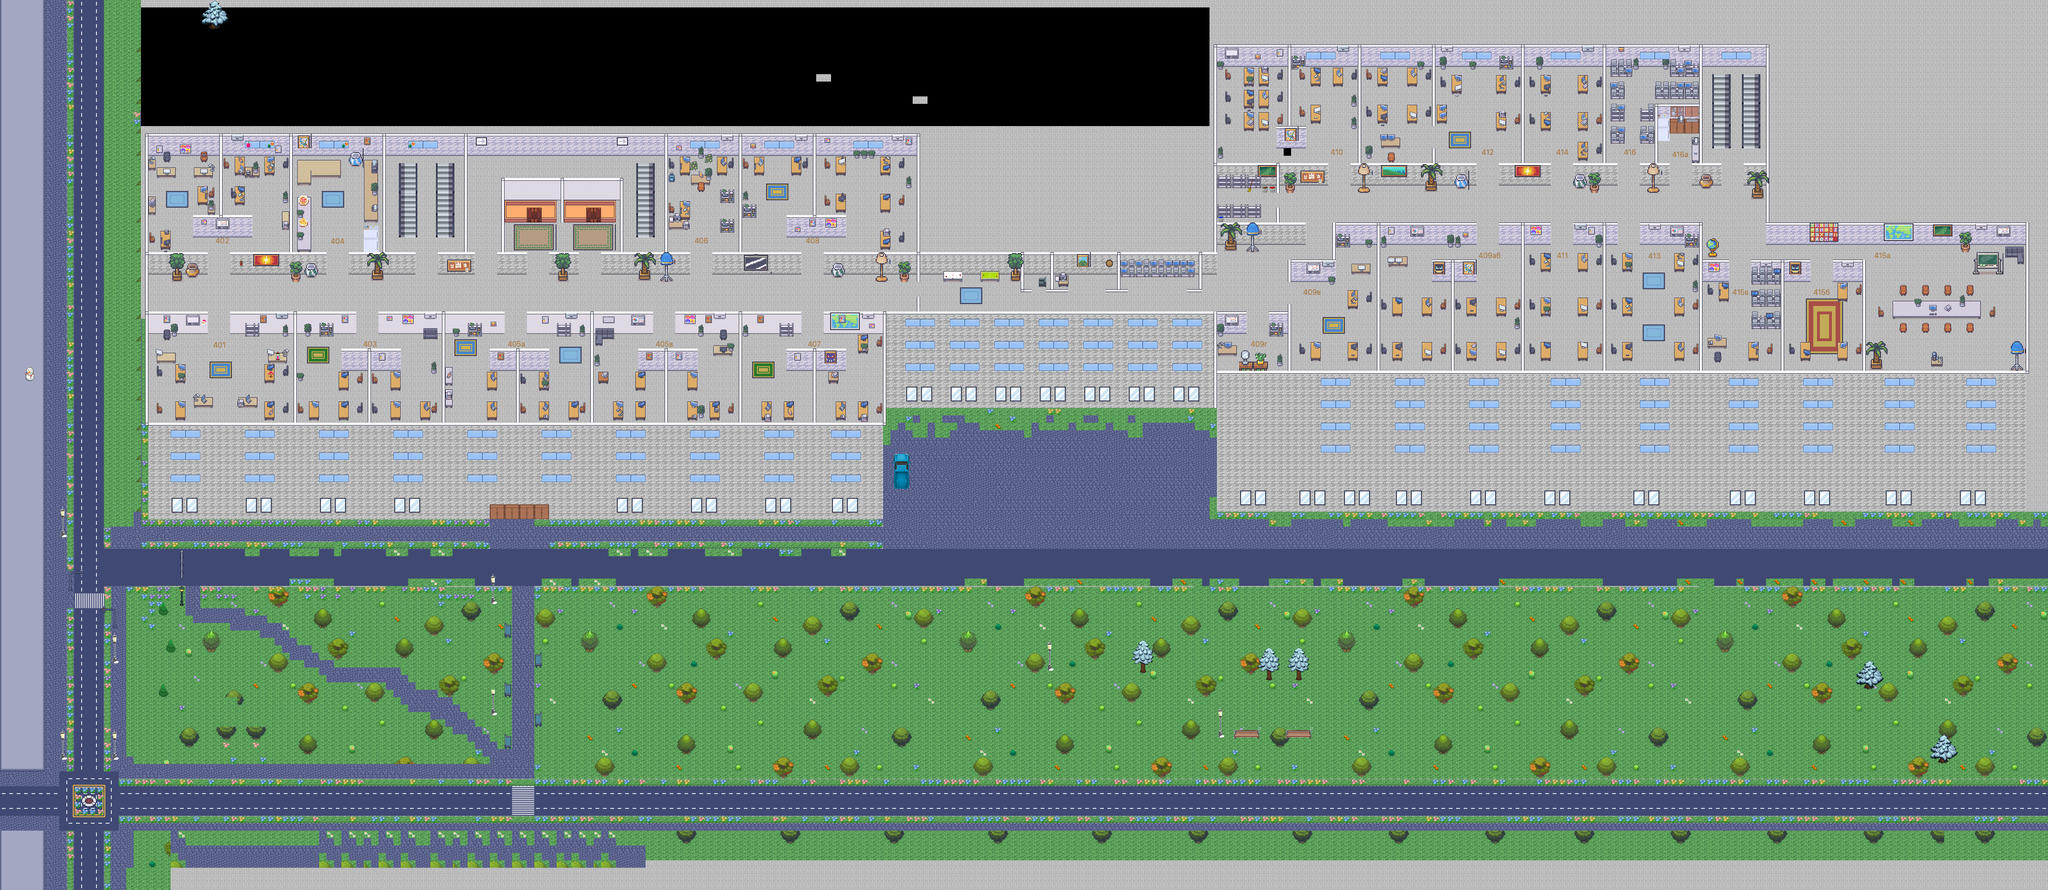

The image is a tile-based game level rendered from a .tmx file. Its description and source (layers, tilesets, objects; grid data summarised) follow:
An orthogonal 276x120 tile map with 16x16 px tiles, 3 tile layers (image, entities, entities_2), 2 tilesets and 561 objects.

<map version="1.9" tiledversion="1.9.2" orientation="orthogonal" renderorder="right-down" width="276" height="120" tilewidth="16" tileheight="16" infinite="0" nextlayerid="25" nextobjectid="661">
    <tileset firstgid="1" name="newbie_map" tilewidth="16" tileheight="16" tilecount="33120" columns="276">
        <image source="newbie/map/newbie_map.png" width="4416" height="1920" />
    </tileset>
    <tileset firstgid="33121" name="entities" tilewidth="16" tileheight="16" tilecount="1887" columns="51">
        <image source="newbie/map/components/entities.png" trans="ff5b00" width="816" height="596" />
    </tileset>
    <layer id="13" name="image" width="276" height="120">
        <data>[33120 cells, 33120 non-empty, 33063 distinct tile ids]</data>
    </layer>
    <layer id="14" name="entities" width="276" height="120">
        <data>[33120 cells, 3055 non-empty, 663 distinct tile ids]</data>
    </layer>
    <layer id="15" name="entities_2" width="276" height="120">
        <data>[33120 cells, 1867 non-empty, 387 distinct tile ids]</data>
    </layer>
    <objectgroup id="16" name="main_door_to_building_obstacle">
        <object id="2" x="1056.13" y="1088.47" width="128.055" height="30.7458" />
    </objectgroup>
    <objectgroup id="17" name="obstacle_elevator_doors">
        <object id="3" x="1136.24" y="448.385" width="31.25" height="30.8989" />
        <object id="6" x="1264.4" y="447.683" width="31.6011" height="31.9522" />
    </objectgroup>
    <objectgroup id="24" name="obstacle_wall">
        <object id="12" x="509.585" y="37.2078">
            <polyline points="0,0 15.3684,25.8837" />
        </object>
        <object id="13" x="433.538" y="0.451333" width="49.9338" height="64.9397" />
        <object id="19" x="-8.76136" y="-4.38068" width="141.825" height="62.4247" />
        <object id="20" x="-8.76136" y="42.1641" width="100.756" height="31.7599" />
        <object id="22" x="-1.64276" y="121.016" width="102.946" height="111.16" />
        <object id="23" x="-0.547585" y="301.659" width="102.946" height="105.744" />
        <object id="25" x="110.353" y="75.9419" width="24.9184" height="21.9519" />
        <object id="27" x="1.77989" y="243.845" width="27.8849" height="26.6983" />
        <object id="28" x="63.4826" y="427.173" width="31.4447" height="25.5117" />
        <object id="29" x="-17.2056" y="477.603" width="78.315" height="109.166" />
        <object id="30" x="-12.4592" y="455.651" width="49.8368" height="27.8849" />
        <object id="31" x="58.7363" y="503.708" width="49.8368" height="67.0424" />
        <object id="32" x="124.592" y="599.822" width="28.4782" height="27.8849" />
        <object id="33" x="303.174" y="287.155" width="1679.62" height="47.4637" />
        <object id="35" x="1977.45" y="335.805" width="5.93296" height="271.729" />
        <object id="36" x="1775.14" y="543.459" width="847.82" height="49.2435" />
        <object id="38" x="1696.23" y="464.551" width="128.745" height="46.2771" />
        <object id="39" x="1753.78" y="288.342" width="6.52625" height="181.549" />
        <object id="40" x="1534.86" y="544.646" width="193.414" height="46.8704" />
        <object id="41" x="1593" y="286.562" width="6.52625" height="261.05" />
        <object id="42" x="1801.84" y="417.68" width="22.5452" height="40.9374" />
        <object id="43" x="1897.95" y="420.053" width="21.9519" height="37.3776" />
        <object id="44" x="1898.55" y="496.589" width="21.9519" height="41.5307" />
        <object id="45" x="1897.36" y="336.992" width="23.1385" height="42.124" />
        <object id="46" x="1802.43" y="338.772" width="21.9519" height="37.3776" />
        <object id="47" x="1952.54" y="393.355" width="13.6458" height="12.4592" />
        <object id="48" x="1600.12" y="440.819" width="30.2581" height="28.4782" />
        <object id="49" x="1598.93" y="417.68" width="14.8324" height="14.8324" />
        <object id="50" x="1706.91" y="336.399" width="20.1721" height="42.7173" />
        <object id="51" x="1625.04" y="337.585" width="20.7654" height="39.7508" />
        <object id="52" x="1888.46" y="592.109" width="26.105" height="15.4257" />
        <object id="53" x="1940.08" y="593.296" width="19.5788" height="14.2391" />
        <object id="54" x="2032.63" y="585.583" width="42.7173" height="23.7318" />
        <object id="55" x="2113.91" y="586.176" width="40.3441" height="21.3586" />
        <object id="56" x="2180.36" y="595.076" width="20.1721" height="10.086" />
        <object id="57" x="2201.13" y="590.329" width="6.52625" height="37.3776" />
        <object id="58" x="2265.2" y="590.923" width="4.74637" height="32.6313" />
        <object id="59" x="2204.69" y="625.334" width="18.9855" height="4.74637" />
        <object id="60" x="2255.71" y="624.147" width="47.4637" height="5.93296" />
        <object id="62" x="1295.16" y="544.646" width="191.635" height="48.057" />
        <object id="63" x="1422.13" y="592.109" width="29.0715" height="14.2391" />
        <object id="64" x="1378.23" y="590.329" width="24.3251" height="14.8324" />
        <object id="65" x="1183.63" y="545.239" width="63.4826" height="46.8704" />
        <object id="66" x="1204.39" y="586.176" width="19.5788" height="18.3922" />
        <object id="67" x="1070.9" y="544.052" width="65.2625" height="48.6503" />
        <object id="68" x="1082.17" y="478.79" width="4.74637" height="66.4491" />
        <object id="71" x="1336.7" y="475.23" width="7.11955" height="70.0089" />
        </objectgroup>
</map>
<!-- 511 of 561 objects omitted -->